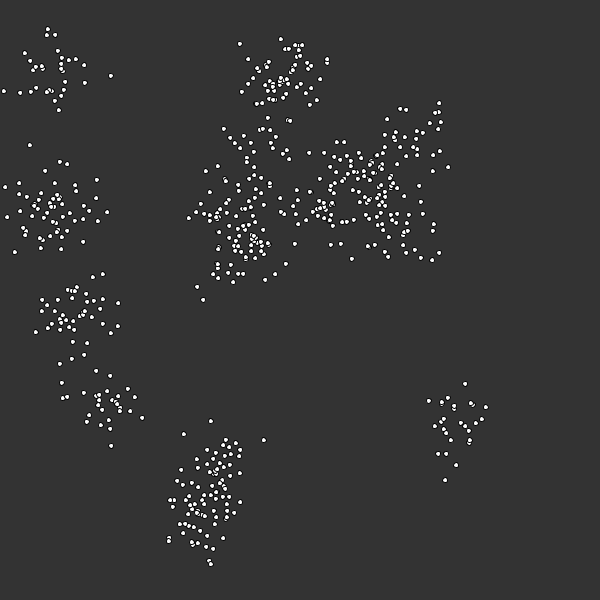
Frame 1 (no input)
Frame 60 (the mouse pressed at the canvas centre just before this capture): identical to frame 1, image omitted
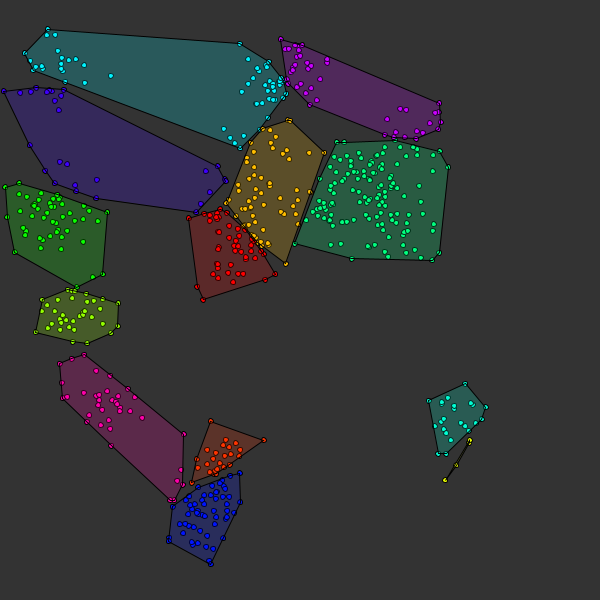
Frame 120 (the mouse held since frame 60 and released just before this capture)

The Processing sketch that drew these frames (run headless with seeded random() and noise(); from frame 60 on, the mouse is pressed at the canvas centre):

// Processing sketch: KMeans
// ── KMeans.pde
ArrayList<Point> Points = new ArrayList();
ArrayList<Cluster> Clusters=new ArrayList();

int clusters=20;
void setup() {
  size(600, 600);

  for (int i=0; i < clusters; i++) {
    PVector pos = new PVector(random(50,width-50), random(50,height-50));
    for (int k=0; k < int(random(20,80)); k++) {
      Points.add(new Point(randPVector(pos, 20)));
    }
  }
}

void draw() {
  background(51);

  for (Point p : Points) {
    p.show();
  }

  for (Cluster c : Clusters) {
    c.show();
  }
}



void mousePressed() {
  Lloyd(clusters);
}

// ── Algorithms.pde

////////////////////////////////////////////////////////////////////
////////////////////////////////////////////////////////////////////
void Lloyd(int k) {

  if (Clusters.size()==0) {
    for (int i=0; i < k; i++) {
      PVector pos = new PVector(random(50, width-50), random(50, height-50));
      Clusters.add(new Cluster(pos, i));
    }
  }
  for (Cluster c : Clusters) {
    c.Edge.clear();
    c.Points.clear();
  }


  //Set Points to nearest cluster
  for (Point p : Points) {
    float minDist=Float.MAX_VALUE;
    Cluster best=new Cluster();

    for (Cluster c : Clusters) {
      float dist=sq(c.pos.x-p.pos.x)+sq(c.pos.y-p.pos.y);

      if (dist<minDist) {
        minDist=dist;
        best=c;
      }
    }
    p.cluster=best.num;
    best.Points.add(p);
  }

  //Move cluster to mean pos
  for (Cluster c : Clusters) {
    PVector average=new PVector(0, 0);

    for (Point p : c.Points) {
      average.add(p.pos);
    }
    average.div(c.Points.size());
    c.pos=average;
  }

  //Find Edges
  for (Cluster c : Clusters) {
    if (c.Points.size()>=2) {
      c.Edge=GrahamScan(c.Points);
    }
  }
}

////////////////////////////////////////////////////////////////////
////////////////////////////////////////////////////////////////////
ArrayList<Point> GrahamScan(ArrayList<Point> points) {
  float minY=Float.MIN_VALUE;
  Point ptStart=new Point();
  for (Point p : points) {
    if (p.pos.y>=minY) {
      minY=p.pos.y;
      ptStart=p;
    }
  }

  for (Point p : points) {
    p.alpha=atan2(-(p.pos.y - ptStart.pos.y), (p.pos.x  - ptStart.pos.x));
  }
  bubbleSort(points);


  int i=1;
  while (i<points.size()-1) {
    if (isLeft(points.get(i-1).pos, points.get(i+1).pos, points.get(i).pos)>0) {
      i++;
    } else {
      points.remove(i);
      i--;
    }
  }

  return points;
}


float  isLeft(PVector A, PVector B, PVector C) {
  return (B.x - A.x) * (C.y - A.y) - (C.x - A.x) * (B.y - A.y);
}


////////////////////////////////////////////////////////////////////
////////////////////////////////////////////////////////////////////
void bubbleSort(ArrayList<Point> arr) { 
  int n = arr.size(); 
  for (int i = 0; i < n; i++) {
    for (int j = 0; j < n-i-1; j++) { 
      if (arr.get(j).alpha > arr.get(j+1).alpha) { 
        Point temp = arr.get(j); 
        arr.set(j, arr.get(j+1)); 
        arr.set(j+1, temp);
      }
    }
  }
}



////////////////////////////////////////////////////////////////////
////////////////////////////////////////////////////////////////////
color hsv2rgb(float hue, float saturation, float value) {
  int h = (int)(hue * 6);
  float f = hue * 6 - h;
  float p = value * (1 - saturation);
  float q = value * (1 - f * saturation);
  float t = value * (1 - (1 - f) * saturation);

  switch (h) {
  case 0: 
    return color(255*value, 255*t, 255*p);
  case 1: 
    return color(255*q, 255*value, 255* p);
  case 2: 
    return color(255*p, 255*value, 255*t);
  case 3: 
    return color(255*p, 255*q, 255*value);
  case 4: 
    return color(255*t, 255*p, 255*value);
  case 5: 
    return color(255*value, 255*p, 255*q);
  default: 
    throw new RuntimeException("Something went wrong when converting from HSV to RGB. Input was " + hue + ", " + saturation + ", " + value);
  }
}

////////////////////////////////////////////////////////////////////
////////////////////////////////////////////////////////////////////
PVector randPVector(PVector pos, float range) {
  float x=randomGaussian()*range;
  float y=randomGaussian()*range;
  return new PVector(x+pos.x, y+pos.y);
}

// ── Cluster.pde
class Cluster {
  PVector pos;
  int num;

  ArrayList<Point> Points=new ArrayList();
  ArrayList<Point> Edge=new ArrayList();

  Cluster(PVector pos, int num) {
    this.pos=pos;
    this.num=num;
  }

  Cluster() {
  }

  void show() {

    if (Points.size()>0) {
      fill(Points.get(0).col, 50);
    }
    beginShape();
    for (Point P : Edge) {
      vertex(P.pos.x, P.pos.y);
    }
    endShape(CLOSE);
  }
}

// ── Point.pde
class Point {
  PVector pos;

  color col;
  float alpha;
  int cluster=-1;

  Point(PVector pos) {
    this.pos=pos;
  }
  Point() {
  }




  void show() {
    col= color(255, 255, 255);
    if (cluster!=-1) {
      float PHI = (1 + sqrt(5))/2;
      float n = cluster * PHI - floor(cluster * PHI);
      col=  hsv2rgb(n, 1, 1);
    }

    fill(col);
    ellipse(pos.x, pos.y, 5, 5);
  }
}
